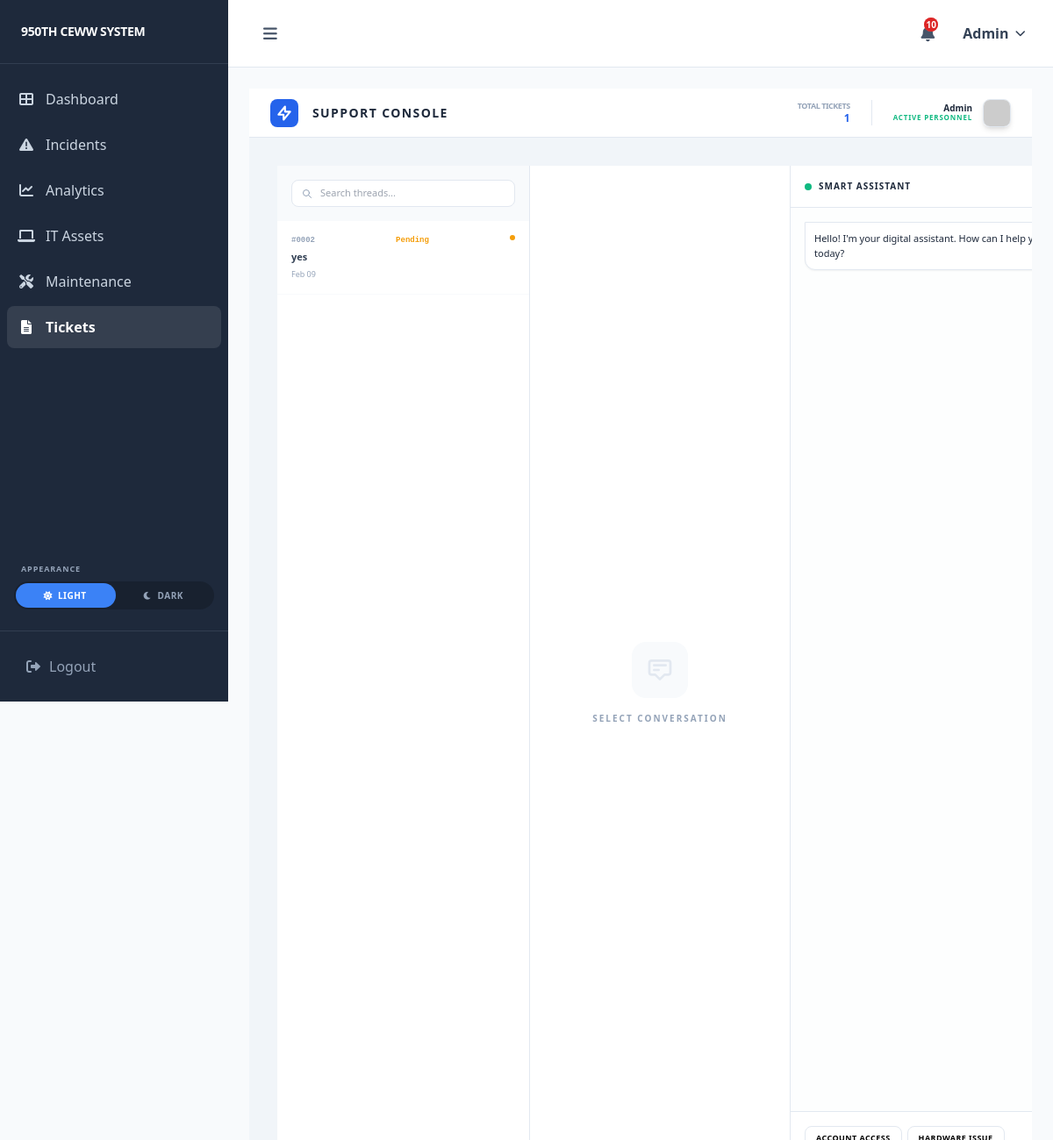
The app's page /submit_ticket/ (signed in) with its own data.
### core/models.py (models this page shows, shortened)
class Ticket(models.Model):
    STATUS_CHOICES = [
        ('Pending', 'Pending'),
        ('In Progress', 'In Progress'),
        ('Resolved', 'Resolved'),
        ('Closed', 'Closed'),
    ]
    PRIORITY_CHOICES = [
        ('Low', 'Low'),
        ('Medium', 'Medium'),
        ('High', 'High'),
    ]
    technician = models.ForeignKey(
        settings.AUTH_USER_MODEL,
        on_delete=models.SET_NULL,
        null=True,
        blank=True
    )
    subject = models.CharField(max_length=255)
    category = models.CharField(max_length=100)
    priority = models.CharField(max_length=20, choices=PRIORITY_CHOICES, default='Low')
    status = models.CharField(max_length=20, choices=STATUS_CHOICES, default='Pending')
    description = models.TextField()
    user = models.ForeignKey(settings.AUTH_USER_MODEL, on_delete=models.CASCADE, related_name='tickets')
    assigned_to = models.ForeignKey(settings.AUTH_USER_MODEL, on_delete=models.SET_NULL, null=True, blank=True, related_name='assigned_tickets')
    created_at = models.DateTimeField(auto_now_add=True)
    updated_at = models.DateTimeField(auto_now=True)

### core/views.py (the view, shortened to what this page needs)
# urls.py: path("submit_ticket/", views.submit_ticket, name="submit_ticket"),
@login_required
@login_required
def submit_ticket(request):
    user_tickets = Ticket.objects.filter(user=request.user).order_by('-created_at')
    return render(request, 'core/Personnel/submit_ticket.html', {
        'user_tickets': user_tickets
    })

### core/context_processors.py (called while the page is built)
def unread_notifications_count(request):
    if request.user.is_authenticated:
        count = request.user.notifications.filter(is_read=False).count()
        return {'unread_count': count}
    return {'unread_count': 0}

### core/templates/core/Personnel/submit_ticket.html (shortened to what this page needs)
{% extends "core/Personnel/personnel_dashboard.html" %}
{% block content %}
<div class="h-screen bg-[#f1f5f9] dark:bg-[#020617] flex flex-col transition-colors duration-500 overflow-hidden font-sans">
    <header class="h-14 bg-white dark:bg-slate-900 border-b border-slate-200 dark:border-slate-800 flex items-center justify-between px-6 shrink-0 z-30">
        <div class="flex items-center gap-4">
            <div class="bg-blue-600 p-1.5 rounded-lg">
                <svg class="w-5 h-5 text-white" fill="none" stroke="currentColor" viewBox="0 0 24 24"><path stroke-linecap="round" stroke-linejoin="round" stroke-width="2.5" d="M13 10V3L4 14h7v7l9-11h-7z"></path></svg>
            </div>
            <h1 class="text-sm font-black uppercase tracking-widest text-slate-800 dark:text-white">Support Console</h1>
        </div>
        <div class="flex items-center gap-6">
            <div class="hidden md:flex gap-4 border-r border-slate-200 dark:border-slate-800 pr-6">
                <div class="text-right">
                    <p class="text-[9px] font-black text-slate-400 uppercase tracking-tighter">Total Tickets</p>
                    <p class="text-xs font-black text-blue-600">{{ user_tickets|length }}</p>
                </div>
            </div>
            <div class="flex items-center gap-3">
                <div class="text-right">
                    <p class="text-[10px] font-black text-slate-800 dark:text-white leading-none">{{ request.user.username }}</p>
                    <p class="text-[8px] font-bold text-emerald-500 uppercase tracking-widest">Active Personnel</p>
                </div>
                <img src="https://ui-avatars.com/api/?name={{ request.user.username }}&background=3b82f6&color=fff" class="w-8 h-8 rounded-lg shadow-md border border-slate-200 dark:border-slate-700">
            </div>
        </div>
    </header>
    <main class="flex-1 flex overflow-hidden">
        <aside class="w-72 bg-white dark:bg-slate-900 border-r border-slate-200 dark:border-slate-800 flex flex-col shrink-0">
            <div class="p-4 bg-slate-50 dark:bg-slate-800/50">
                <div class="relative">
                    <input type="text" placeholder="Search threads..." class="w-full bg-white dark:bg-slate-900 border border-slate-200 dark:border-slate-700 rounded-lg py-1.5 pl-8 pr-3 text-[11px] outline-none focus:ring-1 focus:ring-blue-500">
                    <svg class="w-3 h-3 absolute left-3 top-2.5 text-slate-400" fill="none" stroke="currentColor" viewBox="0 0 24 24"><path d="M21 21l-6-6m2-5a7 7 0 11-14 0 7 7 0 0114 0z" stroke-width="2" stroke-linecap="round" stroke-linejoin="round"></path></svg>
                </div>
            </div>
            <div class="flex-1 overflow-y-auto custom-scrollbar">
                {% for ticket in user_tickets %}
                <div onclick="loadChat('{{ ticket.id }}', '{{ ticket.subject|escapejs }}', '{{ ticket.description|escapejs }}')"
                     id="ticket-item-{{ ticket.id }}"
                     class="ticket-item p-4 border-b border-slate-50 dark:border-slate-800/50 cursor-pointer hover:bg-blue-50/50 dark:hover:bg-slate-800 transition-all group">
                    <div class="flex justify-between items-start mb-1">
                        <span class="text-[9px] font-mono font-bold text-slate-400 group-hover:text-blue-500">#{{ ticket.id|stringformat:"04d" }}</span>
                        <span class="status-pill text-[9px] font-mono font-bold
                        {% if ticket.status == 'Pending' %}
                            text-amber-500
                        {% elif ticket.status == 'In Progress' %}
                            text-blue-500
                        {% elif ticket.status == 'Denied' %}
                            text-red-500
                        {% elif ticket.status == 'Completed' %}
                            text-emerald-500
                        {% else %}
                            text-slate-400
                        {% endif %}
                        ">
                            {{ ticket.status }}
                        </span>
                        <div class="w-1.5 h-1.5 rounded-full {% if ticket.status == 'Pending' %}bg-amber-500{% elif ticket.status == 'In Progress' %}bg-blue-500{% else %}bg-emerald-500{% endif %}"></div>
                    </div>
                    <p class="text-[11px] font-black text-slate-700 dark:text-slate-200 truncate pr-4">{{ ticket.subject }}</p>
                    <p class="text-[9px] text-slate-400 mt-1 font-medium">{{ ticket.created_at|date:"M d" }}</p>
                </div>
                {% endfor %}
            </div>
        </aside>
        <section class="flex-1 flex flex-col bg-[#f8fafc] dark:bg-[#0f172a] relative">
            <div id="no-chat-selected" class="absolute inset-0 bg-white dark:bg-[#0f172a] z-20 flex flex-col items-center justify-center">
                <div class="w-16 h-16 bg-slate-50 dark:bg-slate-800 rounded-2xl flex items-center justify-center mb-4">
                    <svg class="w-8 h-8 text-slate-200 dark:text-slate-700" fill="none" stroke="currentColor" viewBox="0 0 24 24"><path d="M7 8h10M7 12h4m1 8l-4-4H5a2 2 0 01-2-2V6a2 2 0 012-2h14a2 2 0 012 2v8a2 2 0 01-2 2h-3l-4 4z" stroke-width="2" stroke-linecap="round" stroke-linejoin="round"></path></svg>
                </div>
                <p class="text-[10px] font-black uppercase tracking-[0.2em] text-slate-400">Select Conversation</p>
            </div>
            <div class="h-16 bg-white dark:bg-slate-900 border-b border-slate-200 dark:border-slate-800 px-6 flex items-center justify-between shrink-0">
                <div class="flex flex-col">
                    <h2 id="chatSubject" class="text-xs font-black text-slate-900 dark:text-white">Ticket Thread</h2>
                </div>
            </div>
            <div id="messageContainer" class="flex-1 overflow-y-auto p-6 space-y-4 custom-scrollbar"></div>
            <div class="p-4 bg-white dark:bg-slate-900 border-t border-slate-200 dark:border-slate-800">
            </div>
        </section>
        <aside class="w-80 bg-white dark:bg-slate-900 border-l border-slate-200 dark:border-slate-800 hidden lg:flex flex-col shrink-0">
            <div class="p-4 border-b border-slate-200 dark:border-slate-800 flex items-center justify-between">
                <div class="flex items-center gap-2">
                    <div class="w-2 h-2 rounded-full bg-emerald-500"></div>
                    <h3 class="text-[10px] font-black uppercase tracking-widest text-slate-800 dark:text-white">Smart Assistant</h3>
                </div>
            </div>
            <div id="chat-window" class="flex-1 overflow-y-auto p-4 space-y-3 custom-scrollbar bg-slate-50/30 dark:bg-slate-900/50"></div>
            <div class="p-4 border-t border-slate-200 dark:border-slate-800">
                <div id="bot-options" class="flex flex-wrap gap-1.5 mb-2"></div>
            </div>
        </aside>
    </main>
</div>
{% endblock %}

### core/templates/core/Personnel/personnel_dashboard.html (shortened to what this page needs)
{% load static %}
<!DOCTYPE html>
<html lang="en">
<head>
    <script src="https://cdn.tailwindcss.com"></script>
    <link rel="stylesheet" href="https://cdnjs.cloudflare.com/ajax/libs/font-awesome/6.0.0/css/all.min.css">
</head>
<body class="bg-slate-50 font-sans transition-colors duration-300">
<div class="flex">
    <div id="sidebar" class="text-white flex flex-col overflow-hidden">
        <div class="p-6 border-b border-slate-600/50 flex items-center justify-between min-h-[73px]">
            <h2 class="text-sm font-bold tracking-tight uppercase sidebar-text text-white sidebar-header-text">950th CEWW System</h2>
        </div>
        <nav class="flex-1 mt-4 px-2 space-y-1 overflow-y-auto">
            <a href="{% url 'dashboard' %}" class="nav-item flex items-center p-3 rounded-lg transition {% if request.resolver_match.url_name == 'dashboard' %} bg-white/10 text-white font-bold {% else %} text-slate-300 hover:bg-white/5 {% endif %}">
                <i class="fas fa-th-large mr-3 w-5 text-center"></i> <span class="sidebar-text">Dashboard</span>
            </a>
            <a href="{% url 'incident_list' %}" class="nav-item flex items-center p-3 rounded-lg transition {% if request.resolver_match.url_name == 'incident_list' %} bg-white/10 text-white font-bold {% else %} text-slate-300 hover:bg-white/5 {% endif %}">
                <i class="fas fa-exclamation-triangle mr-3 w-5 text-center"></i> <span class="sidebar-text">Incidents</span>
            </a>
            <a href="{% url 'analytics_list' %}" class="nav-item flex items-center p-3 rounded-lg transition {% if request.resolver_match.url_name == 'analytics_list' %} bg-white/10 text-white font-bold {% else %} text-slate-300 hover:bg-white/5 {% endif %}">
                <i class="fas fa-chart-line mr-3 w-5 text-center"></i> <span class="sidebar-text">Analytics</span>
            </a>
            <a href="{% url 'asset_list' %}" class="nav-item flex items-center p-3 rounded-lg transition {% if request.resolver_match.url_name == 'asset_list' %} bg-white/10 text-white font-bold {% else %} text-slate-300 hover:bg-white/5 {% endif %}">
                <i class="fas fa-laptop mr-3 w-5 text-center"></i> <span class="sidebar-text">IT Assets</span>
            </a>
            <a href="{% url 'maintenance_list' %}" class="nav-item flex items-center p-3 rounded-lg transition {% if request.resolver_match.url_name == 'maintenance_list' %} bg-white/10 text-white font-bold {% else %} text-slate-300 hover:bg-white/5 {% endif %}">
                <i class="fas fa-tools mr-3 w-5 text-center"></i> <span class="sidebar-text">Maintenance</span>
            </a>
            <a href="{% url 'submit_ticket' %}" class="nav-item flex items-center p-3 rounded-lg transition {% if request.resolver_match.url_name == 'submit_ticket' %} bg-white/10 text-white font-bold {% else %} text-slate-300 hover:bg-white/5 {% endif %}">
                <i class="fas fa-file-alt mr-3 w-5 text-center"></i> <span class="sidebar-text">Tickets</span>
            </a>
        </nav>
        <div class="theme-switch-container">
            <p class="text-[9px] font-black text-slate-400 uppercase tracking-widest mb-2 px-2">Appearance</p>
            <div class="theme-switch" onclick="toggleTheme()">
                <div class="theme-pill"></div>
                <div id="lightOpt" class="theme-option active">
                    <i class="fas fa-sun"></i> <span>Light</span>
                </div>
                <div id="darkOpt" class="theme-option">
                    <i class="fas fa-moon"></i> <span>Dark</span>
                </div>
            </div>
        </div>
        <div class="p-4 border-t border-slate-600/50">
            <form action="{% url 'logout' %}" method="post">
                <button type="submit" class="nav-item w-full text-left p-3 text-slate-400 hover:text-white transition flex items-center">
                    <i class="fas fa-sign-out-alt mr-2 w-5 text-center"></i> <span class="sidebar-text">Logout</span>
                </button>
            </form>
        </div>
    </div>
    <div id="main-content" class="dark:bg-[#0f172a]">
        <header class="bg-white dark:bg-[#1e293b] px-4 md:px-8 py-4 flex items-center justify-between border-b border-slate-200 dark:border-slate-700 shrink-0 sticky top-0 z-40 transition-colors">
            <div class="flex items-center">
                <i id="burgerBtn" class="fas fa-bars text-slate-600 dark:text-slate-300 cursor-pointer hover:text-blue-600 transition-colors text-lg p-2 rounded-md hover:bg-slate-50 dark:hover:bg-slate-800"></i>
            </div>
            <div class="flex items-center space-x-4 md:space-x-6">
                <div class="relative">
                    <button id="notifBtn" onclick="toggleNotifDropdown(event)" class="relative p-2 text-slate-600 hover:text-blue-600 transition-colors focus:outline-none">
                        <i class="fas fa-bell text-lg"></i>
                        {% if unread_count > 0 %}
                            <span class="absolute top-1 right-1 flex h-4 w-4">
                                <span class="relative inline-flex rounded-full h-4 w-4 bg-red-600 text-[10px] text-white items-center justify-center font-bold">
                                    {{ unread_count }}
                                </span>
                            </span>
                        {% endif %}
                    </button>
                </div>
                <div class="relative">
                    <button id="userMenuBtn" onclick="toggleDropdown(event)" class="flex items-center space-x-2 text-slate-700 dark:text-slate-200 font-bold focus:outline-none hover:text-blue-600 transition">
                        <span class="text-sm md:text-base">{{ user.username|default:"User" }}</span>
                        <i class="fas fa-chevron-down text-xs"></i>
                    </button>
                </div>
            </div>
        </header>
        <div class="flex-1 p-4 md:p-6 flex flex-col gap-6 overflow-y-auto">
            {% block content %}{% endblock %}
</body>
</html>

### core/templates/core/Personnel/personnel_dashboard.html (style rules this page uses)
:root { --sb-width: 260px; --sb-collapsed: 80px; --transition: 0.3s cubic-bezier(0.4, 0, 0.2, 1); }
html, body { margin: 0; height: 100%; font-family: 'Inter', sans-serif; background-color: #f8fafc; transition: background-color var(--transition); }
#sidebar { width: var(--sb-width); transition: transform var(--transition), width var(--transition); position: fixed; top: 0; left: 0; height: 100vh; background-color: #1e293b; z-index: 60; display: flex; flex-direction: column; }
#main-content { margin-left: var(--sb-width); width: calc(100% - var(--sb-width)); transition: margin-left var(--transition), width var(--transition); min-height: 100vh; display: flex; flex-direction: column; }
.sidebar-text { white-space: nowrap; transition: opacity 0.2s ease; opacity: 1; }
.theme-switch-container { padding: 0 1rem; margin-bottom: 1.5rem; transition: opacity 0.2s; }
.theme-switch { display: flex; align-items: center; background: rgba(0,0,0,0.2); border-radius: 50px; padding: 2px; cursor: pointer; position: relative; height: 32px; }
.theme-option { flex: 1; z-index: 10; text-align: center; font-size: 10px; font-weight: 800; text-transform: uppercase; letter-spacing: 0.05em; display: flex; align-items: center; justify-content: center; gap: 6px; color: #94a3b8; transition: color 0.3s; }
.theme-option.active { color: white; }
.theme-pill { position: absolute; width: 50%; height: calc(100% - 4px); background: #3b82f6; border-radius: 50px; transition: transform 0.3s cubic-bezier(0.4,0,0.2,1); left: 2px; }
main { flex: 1; overflow-y: auto; padding: 1rem; }
@media (min-width: 768px) { main { padding: 2rem; } }

### records on screen
Ticket: id "0002", status "Pending", subject "yes", created_at "Feb 09"

### other values on screen
{{ unread_count }} "10"
{{ user.username|default:"User" }} "Admin"
{{ user_tickets|length }} "1"
{{ request.user.username }} "Admin"
